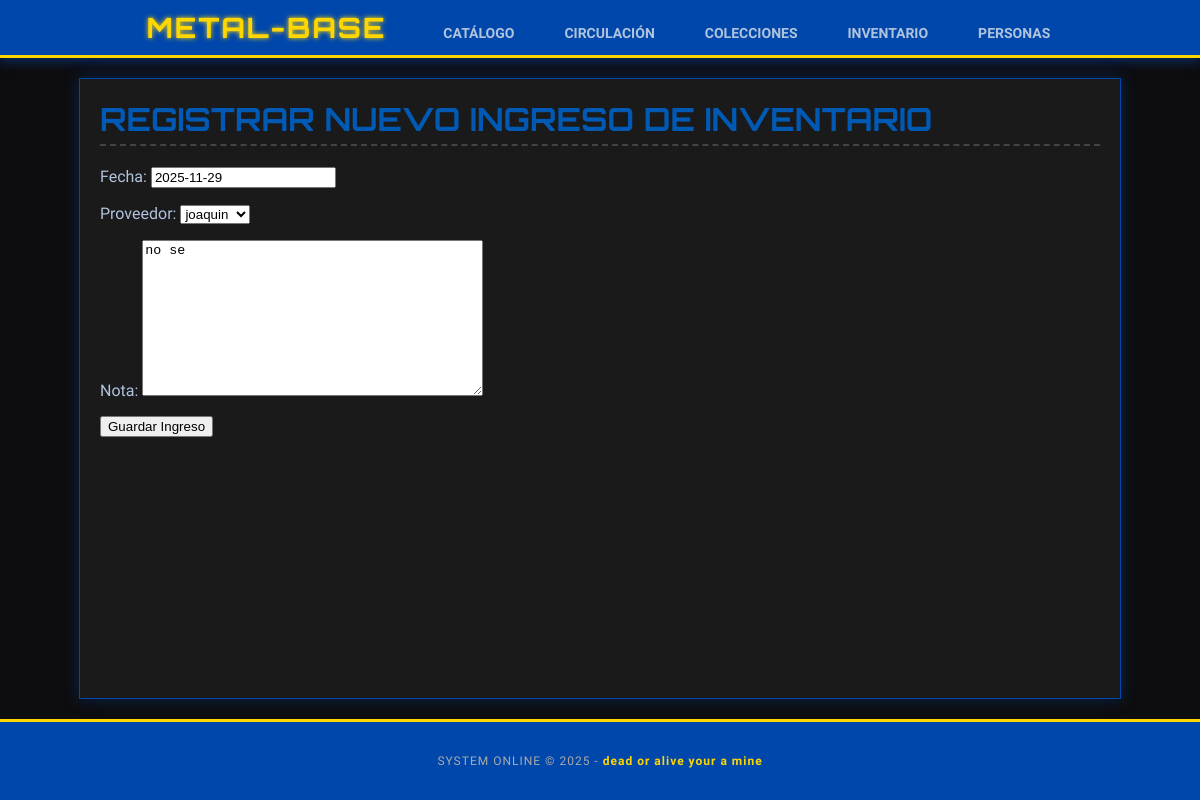
Before: /inventario/ingresos/1/editar/ with the older database file.
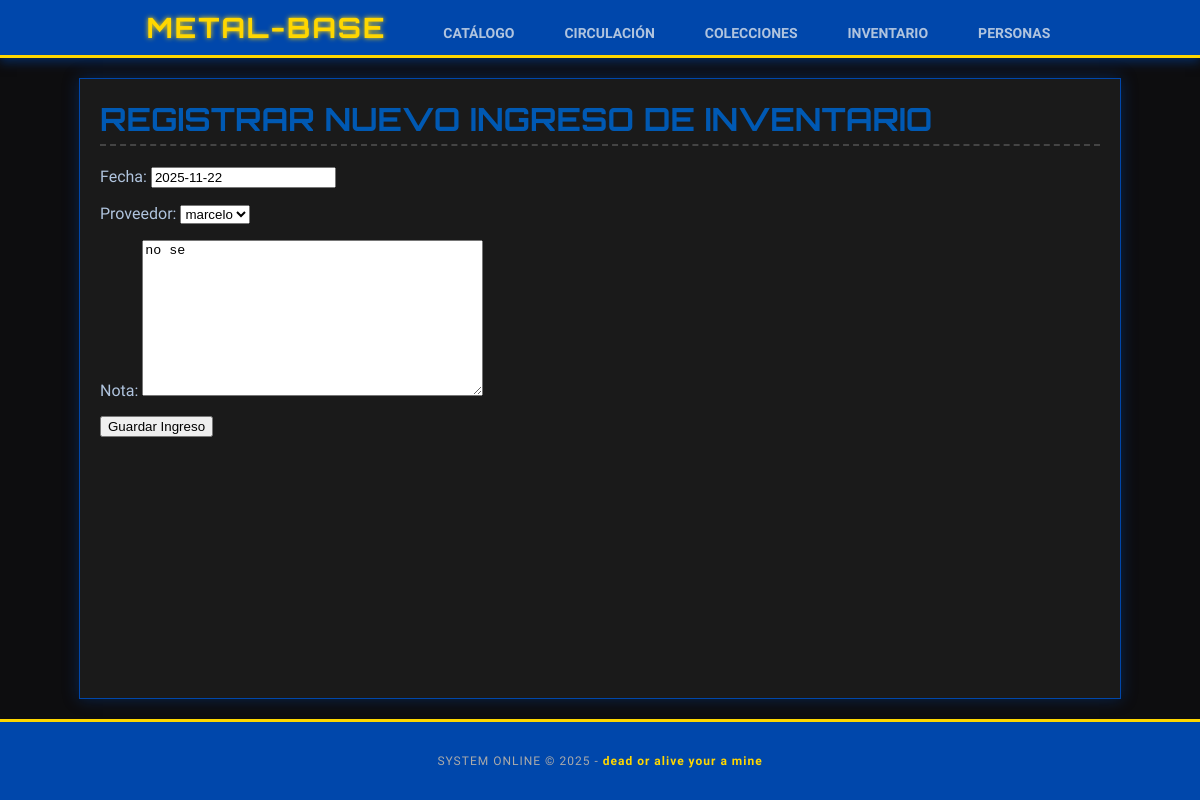
After: the same page with the newer database file.
### inventario/models.py (models this page shows, shortened)
class IngresoInventario(models.Model):
    fecha = models.DateField()
    proveedor = models.ForeignKey(
        Proveedor, on_delete=models.SET_NULL, null=True, related_name="ingresos"
    )
    nota = models.TextField(blank=True)
    class Meta:
        ordering = ["-fecha"]

### inventario/views.py (the view, shortened to what this page needs)
# urls.py: path('ingresos/<int:pk>/editar/', IngresoInventarioUpdate.as_view(), name='ingreso_update'),
class IngresoInventarioUpdate(UpdateView):
    model = IngresoInventario
    template_name = 'inventario/ingreso_form.html' # Reutilizamos formulario
    fields = ['fecha', 'proveedor', 'nota']

### inventario/models.py (called while the page is built)
    def __str__(self):
        return self.nombre

### inventario/templates/inventario/ingreso_form.html (shortened to what this page needs)
{% extends "base.html" %}
{% block content %}
    <h1>Registrar Nuevo Ingreso de Inventario</h1>
    <form method="post">
        {{ form.as_p }}
        <button type="submit">Guardar Ingreso</button>
    </form>
{% endblock %}

Changed rows visible on the page:
changed IngresoInventario "no se": fecha "2025-11-29" → "2025-11-22"; proveedor "joaquin" → "marcelo"
